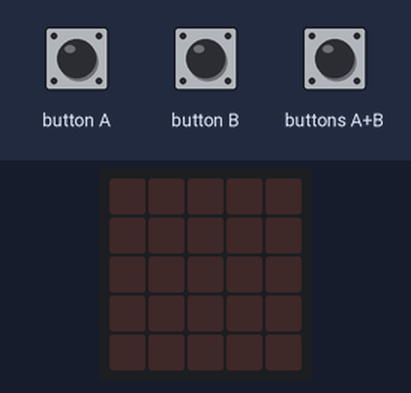
Simulated run of this program. Board: BBC micro:bit (MakeCode). Parts: the board's 5×5 LED display. The inputs (shaded band) are chosen by the test bench. Random numbers come from a fixed seed.

Above: at 1.2 s.
1.3 s: buttons A+B pressed for 1 s
At 1.51 s:
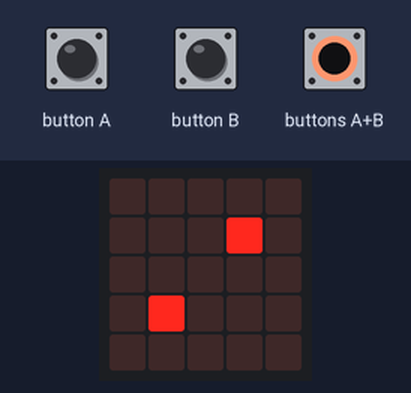
3.8 s: button B pressed for 1 s
At 4.9 s:
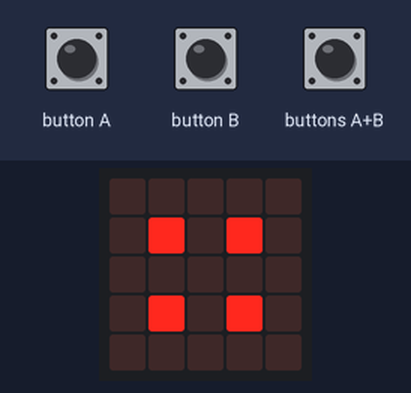
6.3 s: button B pressed for 3.2 s
At 8.8 s:
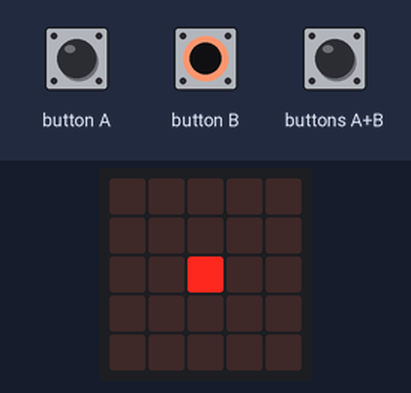
11.0 s: buttons A+B pressed for 0.15 s
At 12.4 s:
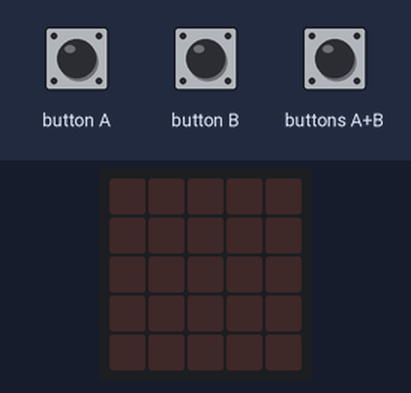
14.1 s: buttons A+B pressed for 3.2 s
At 18.0 s:
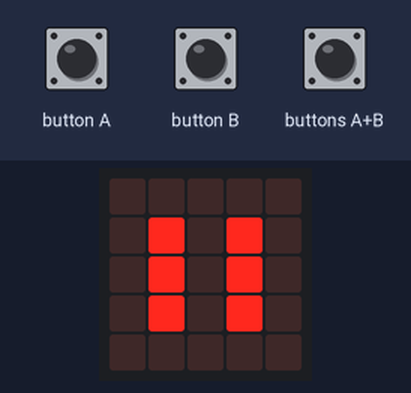
Timing chart, 0 to 19.5 s (numbered marks = the images above; inputs shaded):
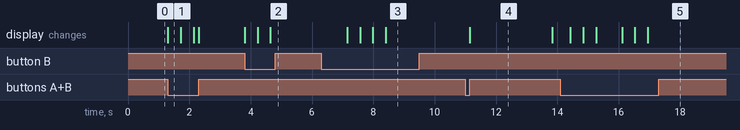

Measured:
- after the input at 1.3 s, the display: changes at once (image 1)
- after the input at 3.8 s, the display: first changes at once (image 2 shows a later state)
- after the input at 6.3 s, the display: first changes after 0.85 s (image 3 shows a later state)
- after the input at 14.1 s, the display: first changes after 0.33 s (image 5 shows a later state)
- what the display in image 1 shows lasts 0.4 s, from 1.3 s to 1.7 s
- what the display in image 4 shows lasts 2.6 s, from 11.2 s to 13.8 s

The program:

main.ts
```typescript
input.onButtonPressed(Button.AB, function () {
    a = 0
    b = 1
    contador = 0
    basic.clearScreen()
})
// Función para leer los valores numéricos y representarlos en un dado.
function show_value (núm: number) {
    if (núm == 1) {
        basic.showLeds(`
            . . . . .
            . . . . .
            . . # . .
            . . . . .
            . . . . .
            `)
    } else if (núm == 2) {
        basic.showLeds(`
            . . . . .
            . . . # .
            . . . . .
            . # . . .
            . . . . .
            `)
    } else if (núm == 3) {
        basic.showLeds(`
            . . . . .
            . . . # .
            . . # . .
            . # . . .
            . . . . .
            `)
    } else if (núm == 4) {
        basic.showLeds(`
            . . . . .
            . # . # .
            . . . . .
            . # . # .
            . . . . .
            `)
    } else if (núm == 5) {
        basic.showLeds(`
            . . . . .
            . # . # .
            . . # . .
            . # . # .
            . . . . .
            `)
    } else if (núm == 6) {
        basic.showLeds(`
            . . . . .
            . # . # .
            . # . # .
            . # . # .
            . . . . .
            `)
    }
}
let value_dice = 0
let contador = 0
let b = 0
let a = 0
a = 1
b = 0
contador = 0
basic.forever(function () {
    if (input.buttonIsPressed(Button.A) && (a == 1 && contador < 10)) {
        value_dice = randint(1, 6)
        show_value(value_dice)
        contador += 1
    } else if (contador == 10) {
        basic.pause(5000)
        basic.showIcon(IconNames.Happy)
    }
    if (input.buttonIsPressed(Button.B) && (b == 1 && contador < 15)) {
        value_dice = randint(1, 6)
        show_value(value_dice)
        contador += 1
    } else if (contador == 15) {
        basic.pause(5000)
        basic.showIcon(IconNames.Happy)
    }
})
```

test.ts
```typescript
// aquí va el archivo "tests"; esto no se compilará cuando este paquete se utilice como una extensión.
```
